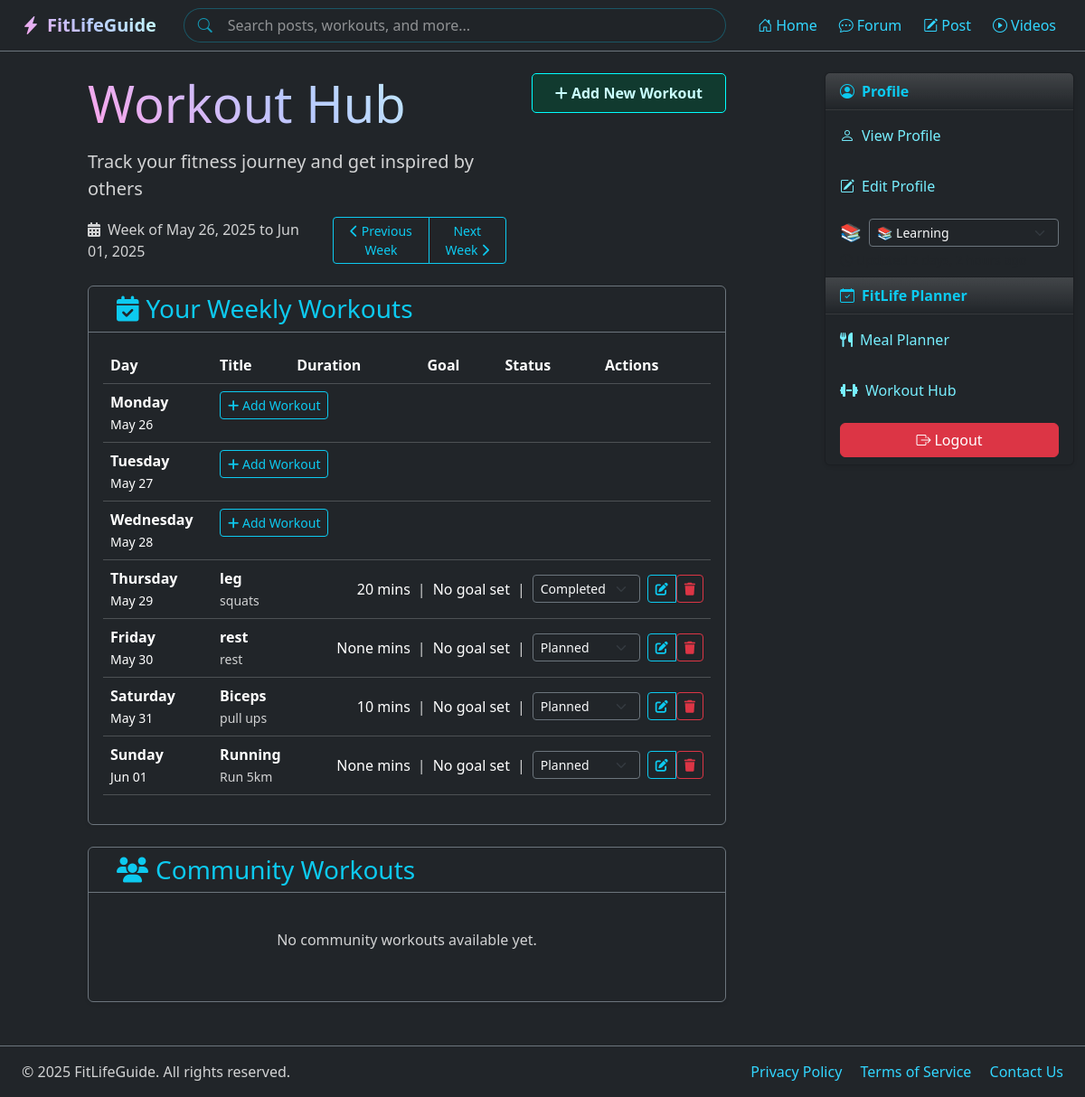
/workout-hub/ (signed in), run on an earlier commit of the app's database.
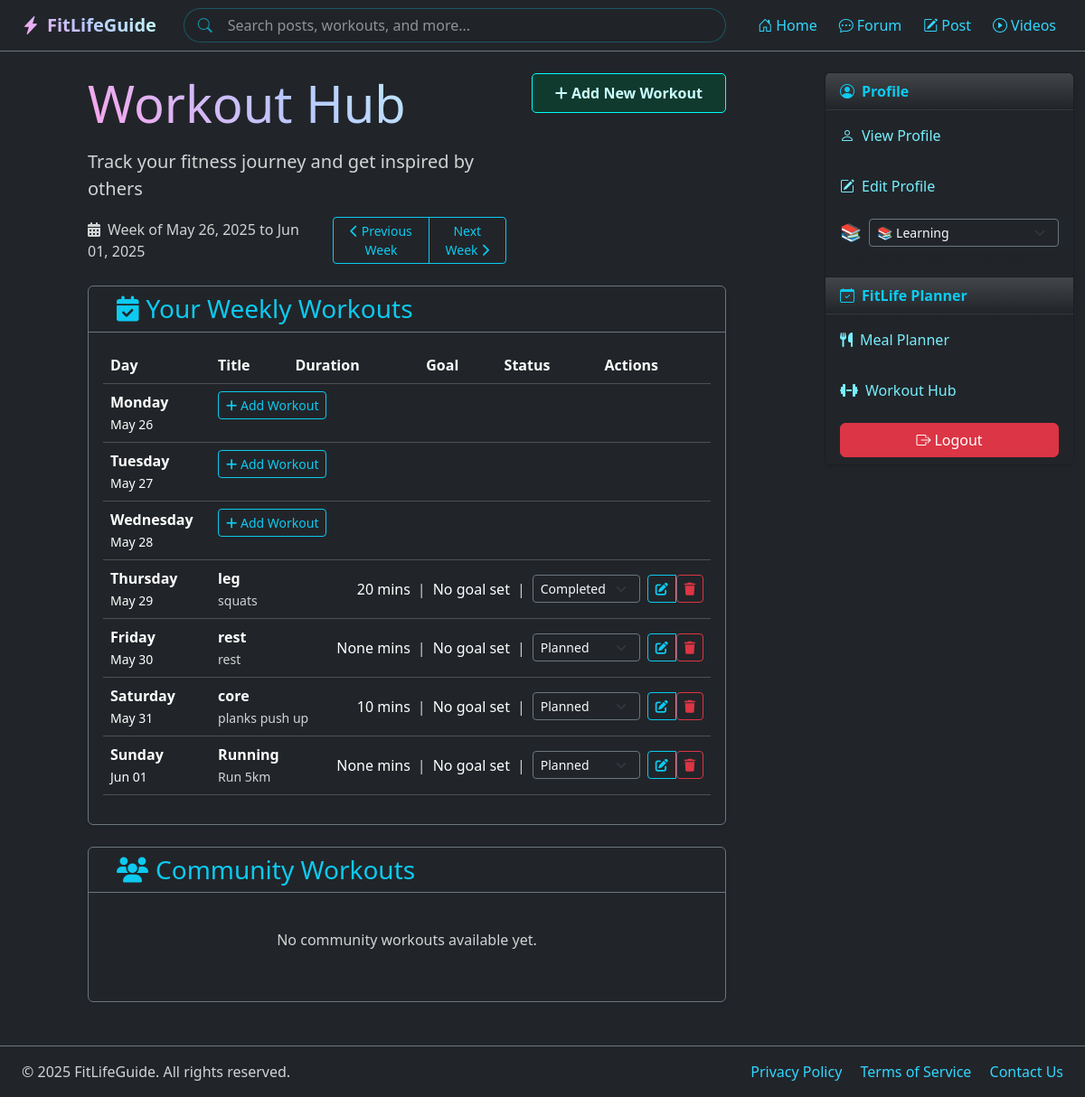
And on a later commit of the database.
### tools/models.py (models this page shows, shortened)
class WorkoutPlanner(models.Model):
    STATUS_CHOICES = [
        ('planned', 'Planned'),
        ('completed', 'Completed'),
        ('missed', 'Missed'),
    ]
    user = models.ForeignKey(User, on_delete=models.CASCADE, related_name='workouts')
    workout_plan = models.ForeignKey(WorkoutPlan, on_delete=models.CASCADE, related_name='entries')
    date = models.DateField()
    week_start = models.DateField(help_text="Start of the week")
    day_of_week = models.CharField(max_length=3, choices=WeekDay.choices)
    title = models.CharField(max_length=200)
    exercises = models.TextField()
    duration_minutes = models.PositiveIntegerField(null=True, blank=True)
    goal = models.CharField(max_length=100, blank=True)
    status = models.CharField(max_length=10, choices=STATUS_CHOICES, default='planned')
    notes = models.TextField(blank=True)
    class Meta:
        ordering = ['-date']

### tools/views.py (the view)
# urls.py: path('workout-hub/', views.workout_hub, name='workout_hub'),
@login_required
def workout_hub(request):
    workout_plan, created = WorkoutPlan.objects.get_or_create(user=request.user)
    requested_week = request.GET.get('week')
    direction = request.GET.get('direction')
    if requested_week:
        try:
            week_start = datetime.strptime(requested_week, '%Y-%m-%d').date()
            if direction == 'next':
                week_start += timedelta(days=7)
            elif direction == 'prev':
                week_start -= timedelta(days=7)
        except ValueError:
            week_start = timezone.now().date() - timedelta(days=timezone.now().date().weekday())
    else:
        week_start = timezone.now().date() - timedelta(days=timezone.now().date().weekday())
    week_end = week_start + timedelta(days=6)
    user_workouts = WorkoutPlanner.objects.filter(
        user=request.user,
        week_start=week_start
    ).order_by('date')
    week_plan = {}
    for day in WeekDay.choices:
        day_code, day_name = day
        current_date = week_start + timedelta(days=WeekDay.values.index(day_code))
        week_plan[day_name] = {
            'date': current_date,
            'workout': None
        }
    for workout in user_workouts:
        week_plan[WeekDay(workout.day_of_week).label]['workout'] = workout
    other_workouts = WorkoutPlanner.objects.exclude(user=request.user).order_by('-date')[:10]
    context = {
        'workout_plan': workout_plan,
        'week_plan': week_plan,
        'user_workouts': user_workouts,
        'other_workouts': other_workouts,
        'week_start': week_start,
        'week_end': week_end,
    }
    return render(request, 'tools/workout_hub.html', context)

### tools/templates/tools/workout_hub.html (shortened to what the changed rows need)
{% extends 'mainpage/base.html' %}
{% load static %}
{% block content %}
<div class="container py-4">
    <div class="row justify-content-center">
        <div class="col-lg-10 col-md-11 mx-auto">
            <div class="row mb-4">
                <div class="col-md-8">
                    <h1 class="display-4 mb-3 grad">Workout Hub</h1>
                </div>
            </div>
            <div class="card bg-dark border-secondary text-light shadow-sm mb-4">
                <div class="card-body">
                    {% if user_workouts %}
                        <div class="table-responsive">
                            <table class="table table-hover table-dark">
                                <thead>
                                    <tr>
                                        <th>Day</th>
                                        <th>Title</th>
                                        <th>Duration</th>
                                        <th>Goal</th>
                                        <th>Status</th>
                                        <th>Actions</th>
                                    </tr>
                                </thead>
                                <tbody>
                                    {% for day, workouts in week_plan.items %}
                                        <tr {% if not workouts %}class="text-light-emphasis"{% endif %}>
                                            <td>
                                                <strong>{{ day }}</strong><br>
                                                <small>{{ workouts.date|date:"M d" }}</small>
                                            </td>
                                            <td colspan="5">
                                                {% if workouts.workout %}
                                                    <div class="d-flex justify-content-between align-items-center">
                                                        <div>
                                                            <strong>{{ workouts.workout.title }}</strong>
                                                            <br>
                                                            <small class="text-light-emphasis">{{ workouts.workout.exercises|truncatewords:5 }}</small>
                                                        </div>
                                                        <div class="d-flex align-items-center gap-2">
                                                            <span>{{ workouts.workout.duration_minutes }} mins</span>
                                                            <span class="text-light-emphasis">|</span>
                                                            <span>{{ workouts.workout.goal|default:"No goal set" }}</span>
                                                            <span class="text-light-emphasis">|</span>
                                                            <form method="post" action="{% url 'tools:update_workout_status' workouts.workout.id %}" class="d-inline">
                                                                <select name="status" class="form-select form-select-sm bg-dark text-light border-secondary" onchange="this.form.submit()">
                                                                    {% for status, label in workouts.workout.STATUS_CHOICES %}
                                                                        <option value="{{ status }}" {% if workouts.workout.status == status %}selected{% endif %}>
                                                                            {{ label }}
                                                                        </option>
                                                                    {% endfor %}
                                                                </select>
                                                            </form>
                                                            <div class="btn-group">
                                                                <a href="{% url 'tools:edit_workout' workouts.workout.id %}" class="btn btn-sm btn-outline-info">
                                                                    <i class="fas fa-edit"></i>
                                                                </a>
                                                                <form method="post" action="{% url 'tools:delete_workout' workouts.workout.id %}" class="d-inline">
                                                                    <button type="submit" class="btn btn-sm btn-outline-danger" onclick="return confirm('Are you sure?')">
                                                                        <i class="fas fa-trash"></i>
                                                                    </button>
                                                                </form>
                                                            </div>
                                                        </div>
                                                    </div>
                                                {% else %}
                                                    <a href="{% url 'tools:add_workout' %}?date={{ workouts.date|date:'Y-m-d' }}" class="btn btn-sm btn-outline-info">
                                                        <i class="fas fa-plus"></i> Add Workout
                                                    </a>
                                                {% endif %}
                                            </td>
                                        </tr>
                                    {% endfor %}
                                </tbody>
                            </table>
                        </div>
                    {% endif %}
                </div>
            </div>
        </div>
    </div>
</div>
{% endblock %}

What changed in the data, as far as the page shows it:
changed WorkoutPlanner: workout "Biceps" → "core"; workout.exercises "pull ups" → "planks push up"
